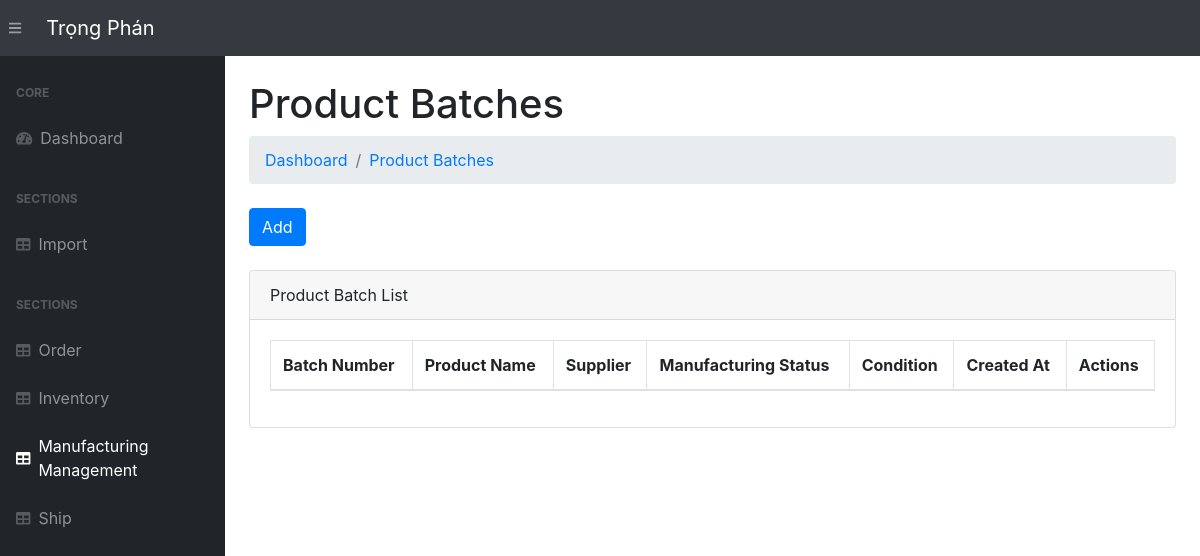
Page /view-product-batches/ on the earlier database version.
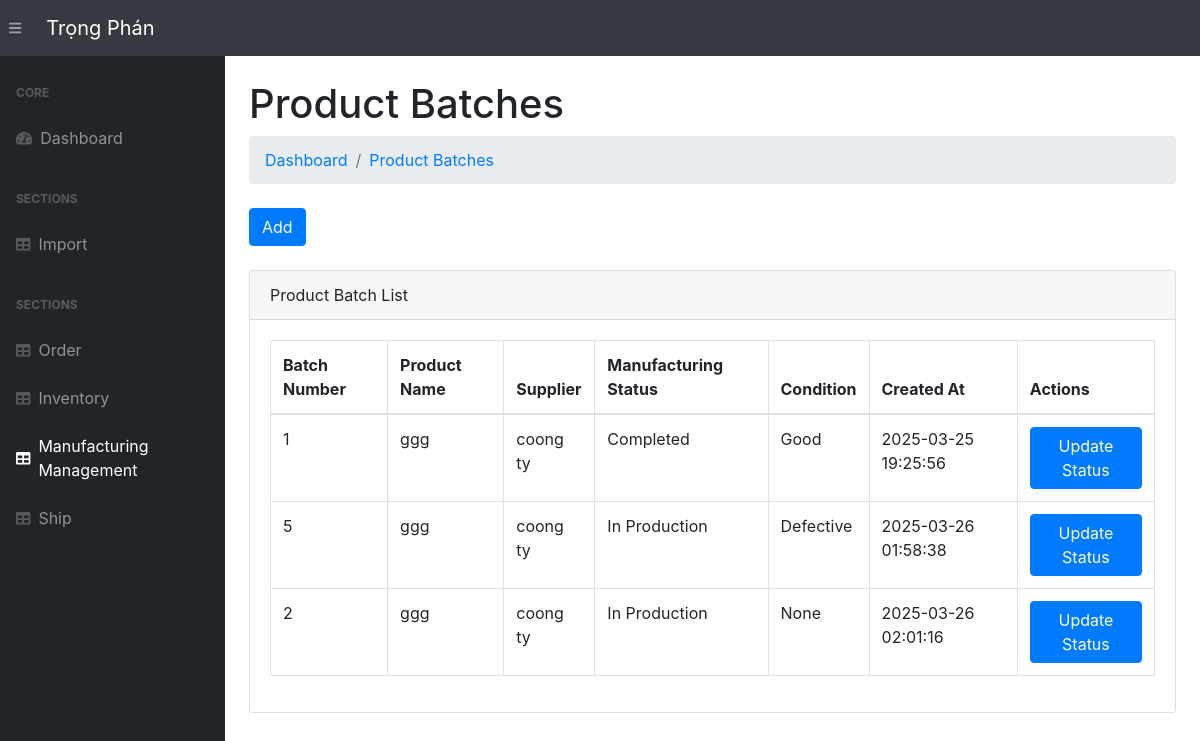
Same page on the later database version.
### app.py (models this page shows, shortened)
class ProductBatch(db.Model):
    __tablename__ = 'product_batches'
    batch_id = db.Column(db.Integer, primary_key=True)
    batch_number = db.Column(db.String(50), nullable=False)
    category = db.Column(db.String(100))
    order_detail_id = db.Column(db.Integer, db.ForeignKey('order_details.order_detail_id'))
    order_detail = db.relationship('OrderDetail', backref='product_batches')
    quantity_in_production = db.Column(db.Integer, default=0)
    quantity_completed = db.Column(db.Integer, default=0)
    quantity_ready_for_shipping = db.Column(db.Integer, default=0)
    manufacturing_status = db.Column(db.String(50), default='In Production')
    product_condition = db.Column(db.String(50), nullable=True)
    defect_reason = db.Column(db.String(255), nullable=True)
    transaction_date = db.Column(db.DateTime, default=datetime.utcnow)

class OrderDetail(db.Model):
    __tablename__ = 'order_details'
    order_detail_id = db.Column(db.Integer, primary_key=True)
    order_id = db.Column(db.Integer, db.ForeignKey('orders.order_id'))
    product_name = db.Column(db.String(100))
    product_price = db.Column(db.Float)
    quantity = db.Column(db.Integer)
    import_id = db.Column(db.Integer, db.ForeignKey('imports.import_id'))  # Import relation
    import_record = db.relationship('Import', backref='order_details', lazy=True)

class Import(db.Model):
    __tablename__ = 'imports'
    import_id = db.Column(db.Integer, primary_key=True)
    material_name = db.Column(db.String(255), nullable=False)
    material_description = db.Column(db.String(255))
    quantity_in_stock = db.Column(db.Integer, default=0)
    reorder_level = db.Column(db.Integer, default=10)
    sup_name = db.Column(db.String(255), nullable=False)
    sup_contact_info = db.Column(db.String(255), nullable=False)
    sup_address = db.Column(db.String(255), nullable=False)

### app.py (the view)
@app.route('/view-product-batches/', methods=["GET"])
def view_product_batches():
    product_batches = ProductBatch.query.all()
    return render_template('view_product_batches.html', product_batches=product_batches)

### templates/view_product_batches.html (shortened to what this page needs)
{% extends 'base.html' %}
{% block content %}
<main>
    <div class="container-fluid">
        <h1 class="mt-4">Product Batches</h1>
        <ol class="breadcrumb mb-4">
            <li class="breadcrumb-item"><a href="/">Dashboard</a></li>
            <li class="breadcrumb-item"><a href="/view-product-batches/">Product Batches</a></li>
        </ol>
        <a href="/add-product-batch/" class="btn btn-primary">Add</a>
        <br><br>
        <div class="card mb-4">
            <div class="card-header">Product Batch List</div>
            <div class="card-body">
                <table class="table table-bordered" id="dataTable" width="100%" cellspacing="0">
                    <thead>
                        <tr>
                            <th>Batch Number</th>
                            <th>Product Name</th>
                            <th>Supplier</th>
                            <th>Manufacturing Status</th>
                            <th>Condition</th>
                            <th>Created At</th>
                            <th>Actions</th>
                        </tr>
                    </thead>
                    <tbody>
                        {% for batch in product_batches %}
                            <tr>
                                <td>{{ batch.batch_number }}</td>
                                <td>{{ batch.order_detail.product_name }}</td>
                                <td>{{ batch.order_detail.import_record.sup_name }}</td>
                                <td>{{ batch.manufacturing_status }}</td>
                                <td>{{ batch.product_condition }}</td>
                                <td>{{ batch.transaction_date.strftime('%Y-%m-%d %H:%M:%S') }}</td>
                                <td>
                                    <a href="{{ url_for('manufacturing_management', batch_id=batch.batch_id) }}" class="btn btn-primary">Update Status</a>
                                </td>
                            </tr>
                        {% endfor %}
                    </tbody>
                </table>
            </div>
        </div>
    </div>
</main>
{% endblock %}

Differences in the rows shown:
added ProductBatch: batch_number "1", order_detail.product_name "ggg", order_detail.import_record.sup_name "coong ty", manufacturing_status "Completed", product_condition "Good", transaction_date "2025-03-25 19:25:56"
added ProductBatch: batch_number "5", order_detail.product_name "ggg", order_detail.import_record.sup_name "coong ty", manufacturing_status "In Production", product_condition "Defective", transaction_date "2025-03-26 01:58:38"
added ProductBatch: batch_number "2", order_detail.product_name "ggg", order_detail.import_record.sup_name "coong ty", manufacturing_status "In Production", product_condition "None", transaction_date "2025-03-26 02:01:16"
